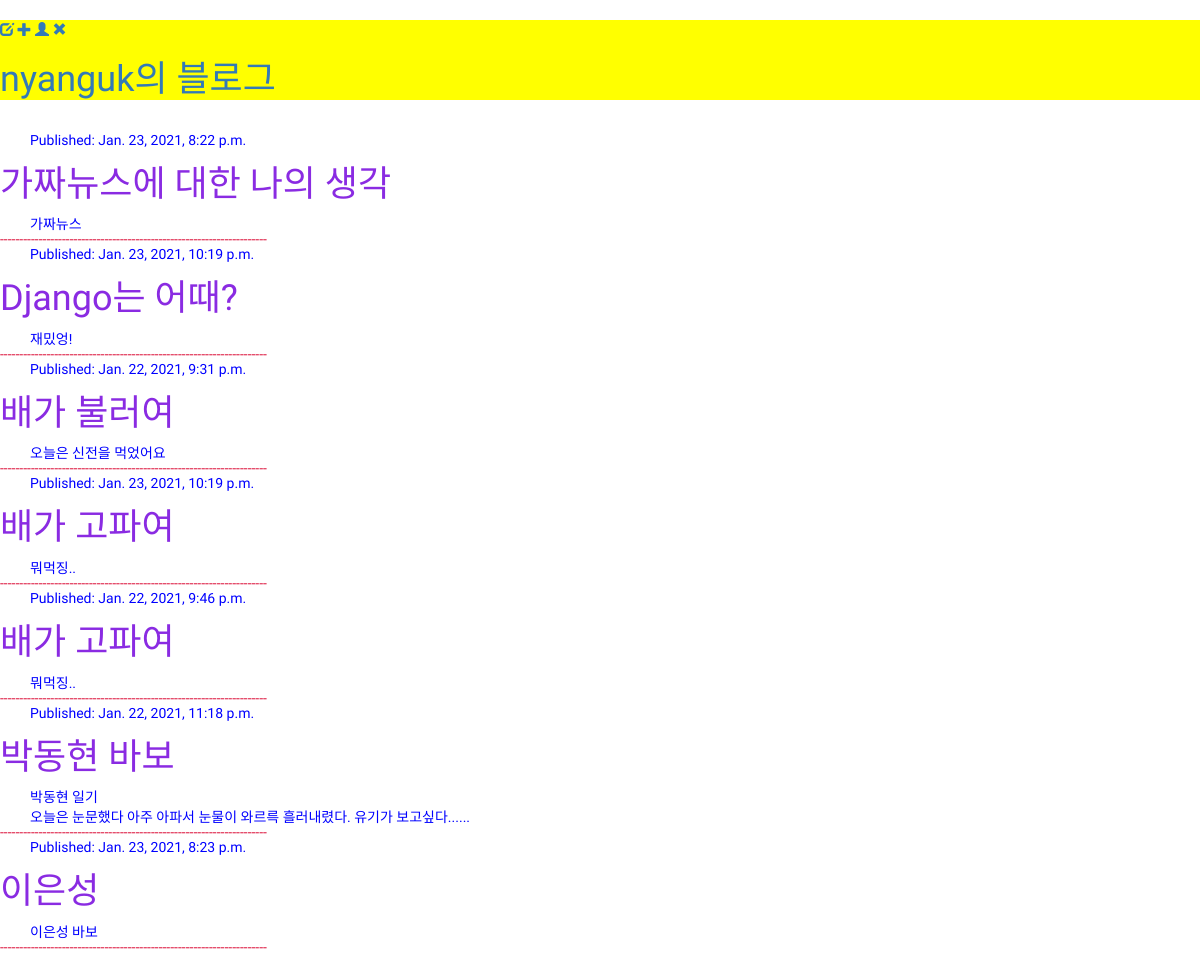
The app's page /, older data.
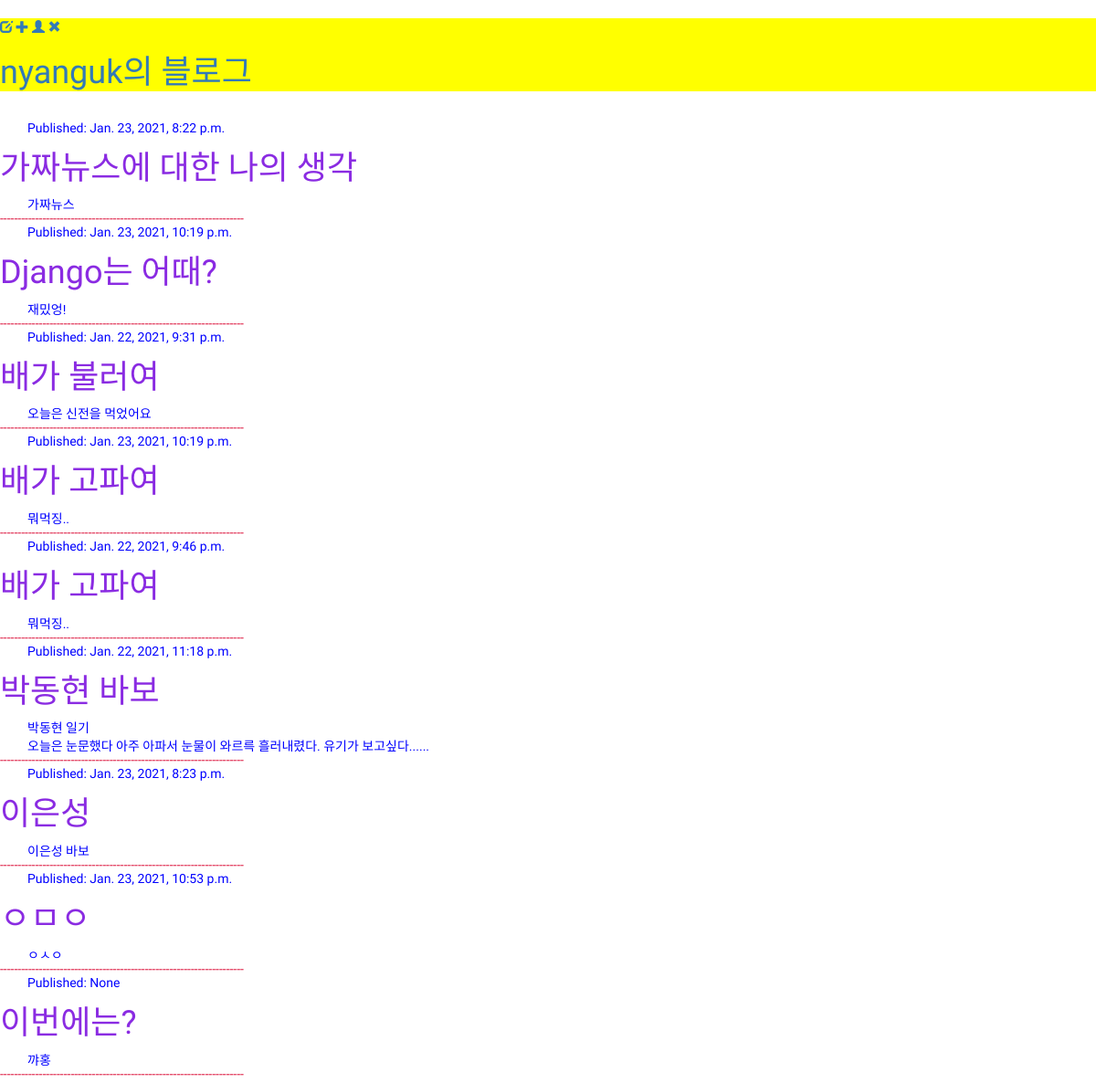
The same page, newer data.
### blog/models.py (models this page shows, shortened)
class Post(models.Model):
    author = models.ForeignKey(settings.AUTH_USER_MODEL, on_delete=models.CASCADE)
    title = models.CharField(max_length=200)
    text = models.TextField()
    created_date = models.DateTimeField(
            default=timezone.now)
    published_date = models.DateTimeField(
            blank=True, null=True)

### blog/views.py (the view)
# urls.py: path(r'', views.post_list, name='post_list'),
def post_list(request):
    return render(request, 'blog/post_list.html', {'posts':posts})

### blog/templates/blog/post_list.html
{% extends 'blog/base.html' %}
{% block content %}
    {% for post in posts %}
        <div>
            <p>Published: {{ post.published_date }}</p>
            <h1><a href="{% url 'post_detail' pk=post.pk %}">{{ post.title }}</a></h1>
            <p>{{ post.text|linebreaksbr }}</p>
            <div class="line">
                <p>---------------------------------------------------------------------</p>
            </div>
        </div>
    {% endfor %}
{% endblock %}

Row changes from the older to the newer data that the page shows:
added Post: published_date "Jan. 23, 2021, 10:53 p.m.", title "ㅇㅁㅇ", text "ㅇㅅㅇ"
added Post: published_date "None", title "이번에는?", text "꺄홍"
